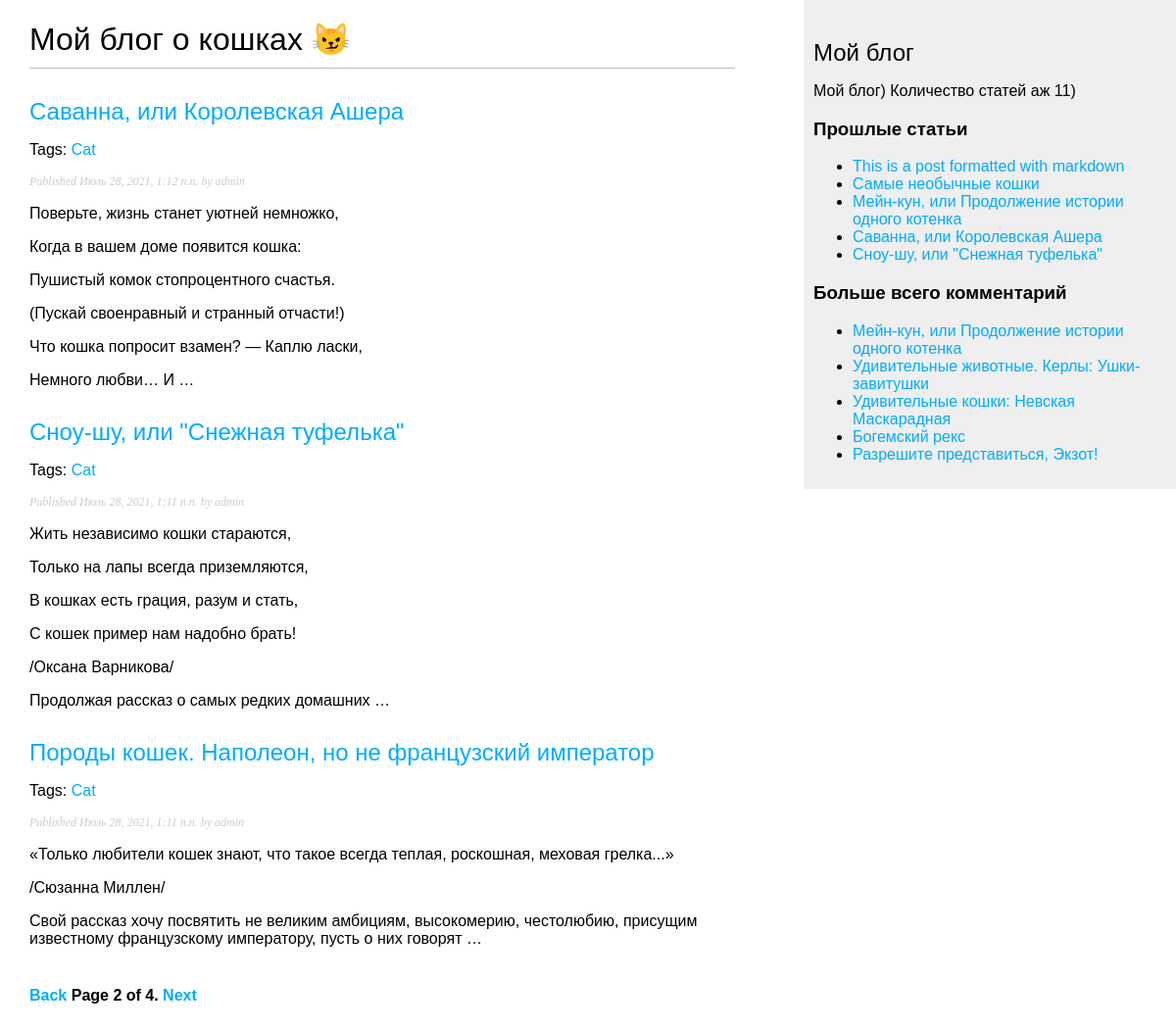
Screenshot of /blog/?page=2 with the database file from the repository.
### blog/models.py (models this page shows, shortened)
class Post(models.Model):
	STATUS_CHOICES = {
		('draft', 'Draft'),
		('published', 'Published'),
	}
	title = models.CharField(max_length=250) #заголовок статьи (VARCHAR тип)
	slug = models.SlugField(max_length=250, unique_for_date='publish') # поле для формирования семантических URLов статей
	author = models.ForeignKey(User, on_delete=models.CASCADE, related_name='blog_post') # собсна автор, отношение "Один ко многим" автор может иметь много статей
	body = models.TextField() # содержание статьи
	publish = models.DateTimeField(default=timezone.now) # сохраняет дату публикации статьи
	created = models.DateTimeField(auto_now_add=True) # собсна указывает на дату создания статьи (auto_now_add=True - сохраняет автоматически при сохранении объекта)
	update  = models.DateTimeField(auto_now=True) # дата и время редактирования статьи (auto_now=True - сохраняет автоматически при сохранении объекта)
	status = models.CharField(max_length=10, choices=STATUS_CHOICES, default='draft') # статус статьи. Choices - для выбора статуса.
	objects = models.Manager() # описание менеджера
	published = PublishedManager() # добавление нового менеджера в модель
	tags = TaggableManager()
	class Meta:
		ordering = ('-publish',) # метаданные для порядка сортировки (по убыванию)
	def get_absolute_url(self):
		return reverse('blog:post_detail',
						args=[self.publish.year,
								self.publish.month,
								self.publish.day,
								self.slug])

### blog/views.py (the view)
# urls.py: path('', views.post_list, name='post_list'),
def post_list(request, tag_slug=None):
	object_list = Post.published.all()
	tag = None
	if tag_slug:
		tag = get_object_or_404(Tag, slug=tag_slug)
		object_list = object_list.filter(tags__in=[tag])
	paginator = Paginator(object_list, 3)
	page = request.GET.get('page') #текущая страница
	try:
		posts = paginator.page(page) # список объектов на странице
	except PageNotAnInteger:
		posts = paginator.page(1)
	except EmptyPage:
		posts = paginator.page(paginator.num_pages)
	return render(request,
				 'blog/post/list.html',
				 {'page': page,
				  'posts': posts,
				  'tag' : tag})
	'''принимает на вход все статьи блога и с помощью функции render (принимает на вход: объект request,
	путь к шаблону и переменные контекста для этого шаблона) - формируем шаблон для списка статей  '''

### blog/models.py (called while the page is built)
	def get_queryset(self):
		return super().get_queryset().filter(status='published') # возвращает QuerySet с фильтром

### blog/templatetags/blog_tags.py (called while the page is built)
@register.simple_tag
def total_posts():
	return Post.published.count()

@register.inclusion_tag('blog/post/latest_posts.html')
def show_latest_posts(count=5):
	latest_posts = Post.published.order_by('-publish')[:count]
	return {'latest_posts' : latest_posts}

@register.simple_tag
def get_most_commented_posts(count=5):
	return Post.published.annotate(total_comments=Count('comments')).order_by('-total_comments')[:count]

@register.filter(name='markdown')
def markdown_format(text):
	return mark_safe(markdown.markdown(text)) #mark_safe - помечает return как разрешенный HTML-код

### blog/templates/blog/post/list.html (shortened to what this page needs)
{% extends "blog/base.html" %}
{% load blog_tags %}
{% block content %}
  <h1>Мой блог о кошках &#128572;</h1>
  {% for post in posts %}
    <h2>
      <a href="{{ post.get_absolute_url }}">
        {{ post.title }}
      </a>
    </h2>
    <p class="tags">
      Tags:
      {% for tag in post.tags.all %}
        <a href="{% url 'blog:post_list_by_tag' tag.slug %}">
          {{ tag.name }}
        </a>
      {% endfor %}
    </p>
    <p class="date">
      Published {{ post.publish }} by {{ post.author }}
    </p>
    {{ post.body|markdown|truncatewords_html:30 }}
  {% endfor %}
  {% include "pagination.html" with page=posts %}
{% endblock %}

### blog/templates/blog/base.html (shortened to what this page needs)
{% load blog_tags %}
{% load static %}
<!DOCTYPE html>
<html lang="ru">
<head>
	<link href="{% static 'css/blog.css' %}" rel="stylesheet">
</head>
<body>
	<div id="content">
		{% block content %}
		{% endblock %}
	</div>
	<div id="sidebar">
		<h2>Мой блог</h2>
			<p>Мой блог) Количество статей аж {% total_posts %})</p>
		<h3>Прошлые статьи</h3>
			{% show_latest_posts 5 %}
		<h3>Больше всего комментарий</h3>
			{% get_most_commented_posts as most_commented_posts %}
			<ul>
				{% for post in most_commented_posts %}
					<li><a href="{{ post.get_absolute_url }}">{{ post.title }}</a></li>
				{% endfor %}
			</ul>
	</div>
</body>
</html>

### blog/templates/blog/post/latest_posts.html
<ul>
	{% for post in latest_posts %}
		<li><a href="{{ post.get_absolute_url }}">{{ post.title }}</a></li>
	{% endfor %}
</ul>

### blog/static/css/blog.css (style rules this page uses)
body { margin:0; padding:0; font-family:helvetica, sans-serif; }
a { color:#00abff; text-decoration:none; }
h1 { font-weight:normal; border-bottom:1px solid #bbb; padding:0 0 10px 0; }
h2 { font-weight:normal; margin:30px 0 0; }
#content { float:left; width:60%; padding:0 0 0 30px; }
#sidebar { float:right; width:30%; padding:10px; background:#efefef; height:100%; }
p.date { color:#ccc; font-family: georgia, serif; font-size: 12px; font-style: italic; }

### rows the page displays
Post: title "Саванна, или Королевская Ашера", publish "Июль 28, 2021, 1:12 п.п.", author "admin", body "Поверьте, жизнь станет уютней немножко, Когда в вашем доме появится кошка: Пушистый комок стопроцентного счастья. (Пускай своенравный и странный отчасти!) Что кошка попросит взамен? — Каплю ласки, Немного любви… И …"
Tag: name "Cat"
Post: title "Сноу-шу, или \"Снежная туфелька\"", publish "Июль 28, 2021, 1:11 п.п.", author "admin", body "Жить независимо кошки стараются, Только на лапы всегда приземляются, В кошках есть грация, разум и стать, С кошек пример нам надобно брать! /Оксана Варникова/ Продолжая рассказ о самых редких домашних …"
Post: title "Породы кошек. Наполеон, но не французский император", publish "Июль 28, 2021, 1:11 п.п.", author "admin", body "«Только любители кошек знают, что такое всегда теплая, роскошная, меховая грелка...» /Сюзанна Миллен/ Свой рассказ хочу посвятить не великим амбициям, высокомерию, честолюбию, присущим известному французскому императору, пусть о них говорят …"
Post: title "This is a post formatted with markdown"
Post: title "Самые необычные кошки"
Post: title "Мейн-кун, или Продолжение истории одного котенка"
Post: title "Удивительные животные. Керлы: Ушки-завитушки"
Post: title "Удивительные кошки: Невская Маскарадная"
Post: title "Богемский рекс"
Post: title "Разрешите представиться, Экзот!"

### other values shown
{{ page.number }} "2"
{{ page.paginator.num_pages }} "4"
